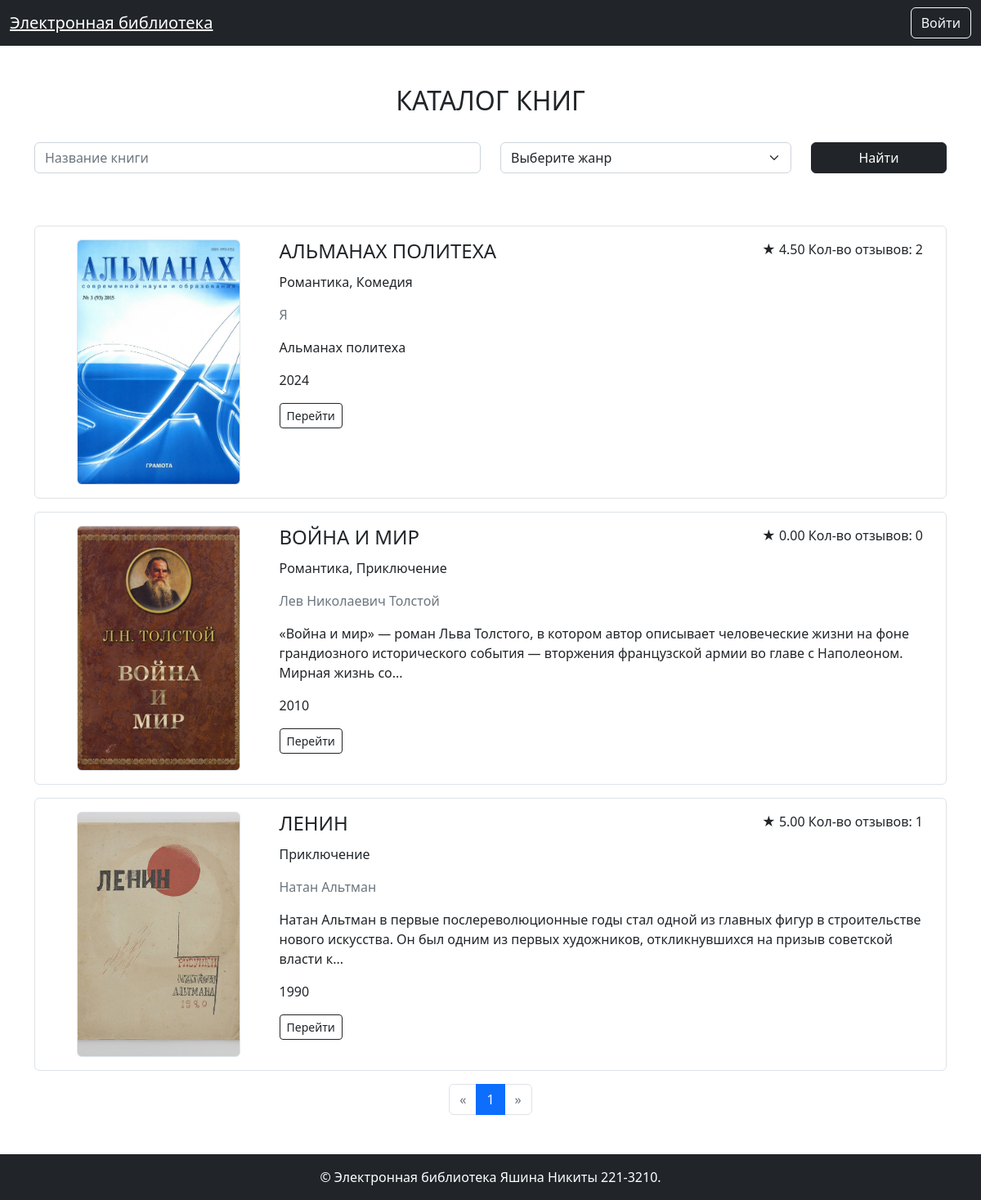
The page /books/ on the database its author committed.
### models.py (models this page shows)
class Book(db.Model):
    id = db.Column(db.Integer, primary_key=True)
    title = db.Column(db.String, nullable=False)
    description = db.Column(db.Text, nullable=False)
    year = db.Column(db.Integer, nullable=False)
    publisher = db.Column(db.String, nullable=False)
    author = db.Column(db.String, nullable=False)
    pages = db.Column(db.Integer, nullable=False)
    cover_id = db.Column(db.Integer, db.ForeignKey('cover.id'), nullable=False)
    rating_count = db.Column(db.Integer, nullable=False)
    rating_sum = db.Column(db.Integer, nullable=False)
    cover = db.relationship('Cover', backref=db.backref('books', lazy=True))
    genres = db.relationship('Genre', secondary='book_genre', backref=db.backref('books', lazy='dynamic'))
    @property
    def rating(self):
        try:
            return self.rating_sum / self.rating_count
        except ZeroDivisionError:
            return 0

### books.py (the view)
@books_bp.route('/')
def index():
    req = db.select(Book).order_by(Book.year.desc())
    if request.args.get('name'):
        req = req.filter(Book.title.ilike(f'%{request.args.get("name")}%'))
    if len(request.args.getlist('genre_ids')):
        req = req.join(Book.genres).filter(Genre.id.in_(request.args.getlist("genre_ids")))
    page = request.args.get('page', 1, type=int)
    pagination = db.paginate(req, page=page, per_page=10)
    books = pagination.items
    genres = db.session.execute(db.select(Genre)).scalars()
    return render_template('books/index.html',
                           books=books,
                           genres=genres,
                           pagination=pagination,
                           search_params=search_params())

### books.py (called while the page is built)
def search_params():
    return {
        'name': request.args.get('name'),
        'genre_ids': [x for x in request.args.getlist('genre_ids') if x],
    }

### templates/books/index.html (shortened to what this page needs)
{% extends 'base.html' %}
{% from 'pagination.html' import render_pagination %}
{% block content %}
<div class="container">
    <div class="my-5">
        <h2 class="mb-3 text-center text-uppercase font-weight-bold">Каталог книг</h2>
        <form class="mb-5 mt-3 row align-items-center">
            <div class="col-md-6 my-3">
                <input autocomplete="off" type="text" class="form-control" id="book-title" name="name" value="{{ request.args.get('name') or '' }}" placeholder="Название книги">
            </div>
            <div class="col-md-4 my-3">
                <select class="form-select" id="book-genre" name="genre_ids" title="Жанр книги">
                    <option value="">Выберите жанр</option>
                </select>
            </div>
            <div class="col-md-2 my-3 align-self-end">
                <button type="submit" class="btn btn-dark w-100 mt-auto">Найти</button>
            </div>
        </form>
    </div>
    <div class="books-list container-fluid mt-3 mb-3">
        {% for book in books %}
            <div class="row p-3 border rounded mb-3" data-url="{{ url_for('books.show', book_id=book.id) }}">
                <div class="col-md-3 mb-3 mb-md-0 d-flex align-items-center justify-content-center">
                    <div class="book-logo img-fluid img-thumbnail" style="background-image: url({{ url_for('image', image_id=book.cover_id) }});">
                    </div>
                </div>
                <div class="col-md-9 align-items-center">
                    <div class="d-flex">
                        <h4 class="text-uppercase">{{ book.title }}</h4>
                        <p class="ms-auto rating">
                            <span>★</span> <span>{{ "%.2f" | format(book.rating) }}</span> <span>Кол-во отзывов: {{ book.rating_count }}</span>
                        </p>
                    </div>
                    <p>{{ book.genres | map(attribute='name') | join(', ') }}</p>
                    <p class="text-muted my-3">{{ book.author }}</p>
                    <p>{{ book.description | truncate(200) }}</p>
                    <p>{{book.year}}</p>
                    <a href="{{ url_for('books.show', book_id=book.id) }}" class="btn btn-sm btn-outline-dark me-2">Перейти</a>
                </div>
            </div>
        {% endfor %}
    </div>
    <div class="mb-5">
        {{ render_pagination(pagination, request.endpoint, search_params) }}
    </div>
</div>
{% endblock %}

### templates/base.html (shortened to what this page needs)
<!doctype html>
<html lang="ru" class="h-100">
<head>
    <link href="https://cdn.jsdelivr.net/npm/bootstrap@5.2.0-beta1/dist/css/bootstrap.min.css" rel="stylesheet"
>
    <link rel="stylesheet" href="{{ url_for('static', filename='styles.css') }}">
</head>
<body class="d-flex flex-column h-100">
    <header>
        <nav class="navbar navbar-dark bg-dark">
            <div class="container-fluid">
                <div class="logo navbar-brand">
                    <a href="{{ url_for('index') }}" class=" text-white">
                        Электронная библиотека
                    </a>
                </div>
                {% if current_user.is_authenticated %}
                    <div class="d-flex">
                        <a class="btn btn-outline-light me-2" href="{{ url_for('books.index') }}">Книги</a>
                        <a class="btn btn-outline-light" href="{{ url_for('auth.logout') }}">Выйти</a>
                    </div>
                {% else %}
                    <a class="btn btn-outline-light" href="{{ url_for('auth.login') }}">Войти</a>
                {% endif %}
            </div>
        </nav>
    </header>
    <main class="main flex-grow-1">
       {% block content %}
       {% endblock %}
    </main>
    <footer class="bg-dark text-white d-flex align-items-center justify-content-center py-3">
        &copy; Электронная библиотека Яшина Никиты 221-3210.
    </footer>
</body>
</html>

### templates/pagination.html
{% macro render_pagination(pagination, endpoint, params={}) %}
    {% set per_page = pagination.per_page %}
    <nav>
        <ul class="pagination justify-content-center">
            <li class="page-item {% if not pagination.has_prev %}disabled{% endif %}">
                <a class="page-link" href="{{ url_for(endpoint, page=(pagination.page - 1), per_page=per_page, **params) if pagination.has_prev else '#' }}" aria-label="Previous">
                    <span aria-hidden="true">&laquo;</span>
                </a>
            </li>
            {%- for page in pagination.iter_pages() %}
                {% if page %}
                    <li class="page-item {% if page == pagination.page %}active{% endif %}">
                        <a class="page-link" href="{{ url_for(endpoint, page=page, per_page=per_page, **params) }}">
                            {{ page }}
                        </a>
                    </li>
                {% endif %}
            {%- endfor %}
            <li class="page-item {% if not pagination.has_next %}disabled{% endif %}">
                <a class="page-link" href="{{ url_for(endpoint, page=(pagination.page + 1), per_page=per_page, **params) if pagination.has_next else '#' }}" aria-label="Next">
                    <span aria-hidden="true">&raquo;</span>
                </a>
            </li>
        </ul>
    </nav>
{% endmacro %}

### static/styles.css (style rules this page uses)
.book-logo { min-height: 300px; height: 100%; width: 200px; background-repeat: no-repeat; background-position: center; background-size: cover; object-fit: cover; }

### rows shown on the page
Book: shows a picture, title "АЛЬМАНАХ ПОЛИТЕХА", rating "4.50", rating_count "2", genres|map "Романтика, Комедия", author "Я", description "Альманах политеха", year "2024"
Book: shows a picture, title "ВОЙНА И МИР", rating "0.00", rating_count "0", genres|map "Романтика, Приключение", author "Лев Николаевич Толстой", description "«Война и мир» — роман Льва Толстого, в котором автор описывает человеческие жизни на фоне грандиозного исторического события — вторжения французской армии во главе с Наполеоном. Мирная жизнь со...", year "2010"
Book: shows a picture, title "ЛЕНИН", rating "5.00", rating_count "1", genres|map "Приключение", author "Натан Альтман", description "Натан Альтман в первые послереволюционные годы стал одной из главных фигур в строительстве нового искусства. Он был одним из первых художников, откликнувшихся на призыв советской власти к...", year "1990"

### other values the page prints
{{ page }} "1"
